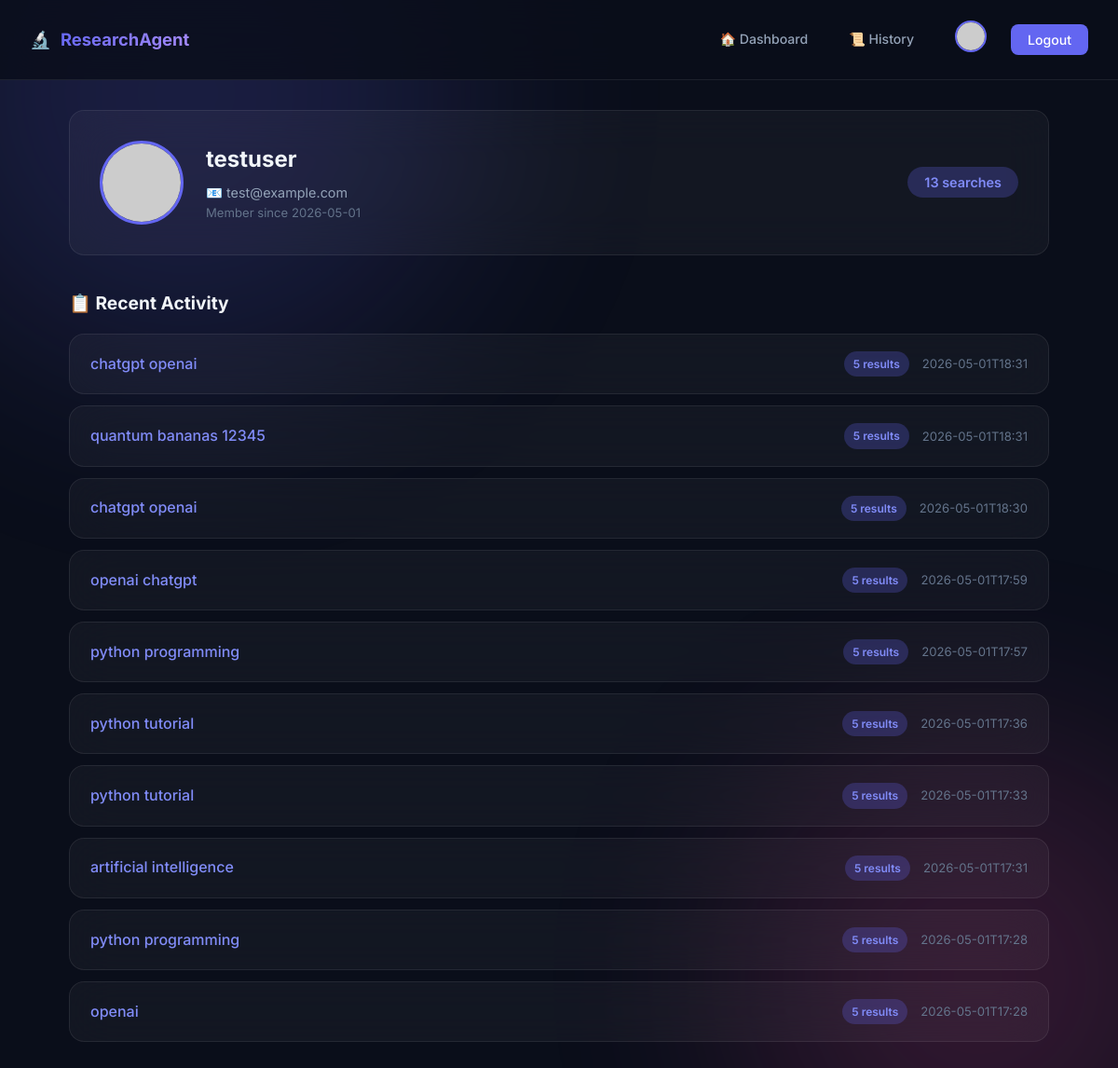
The app's page /profile (signed in) with its own data.
### tables this page shows
CREATE TABLE users (
    id          TEXT PRIMARY KEY,
    username    TEXT UNIQUE NOT NULL,
    email       TEXT UNIQUE NOT NULL,
    password    TEXT NOT NULL,
    avatar_seed TEXT NOT NULL,
    created_at  TEXT NOT NULL
);

CREATE TABLE search_history (
    id          TEXT PRIMARY KEY,
    user_id     TEXT NOT NULL REFERENCES users(id),
    query       TEXT NOT NULL,
    result_count INTEGER DEFAULT 0,
    created_at  TEXT NOT NULL
);

### app.py (the view)
@app.route("/profile")
@login_required
def profile():
    db = get_db()
    user = db.execute("SELECT * FROM users WHERE id = ?", (session["user_id"],)).fetchone()
    total_searches = db.execute(
        "SELECT COUNT(*) as c FROM search_history WHERE user_id = ?",
        (session["user_id"],),
    ).fetchone()["c"]
    recent = db.execute(
        "SELECT * FROM search_history WHERE user_id = ? ORDER BY created_at DESC LIMIT 10",
        (session["user_id"],),
    ).fetchall()
    return render_template(
        "profile.html",
        user=dict(user),
        total_searches=total_searches,
        recent_searches=[dict(r) for r in recent],
    )

### app.py (called while the page is built)
def get_db() -> sqlite3.Connection:
    if "db" not in g:
        db_path = app.config["DATABASE"]
        Path(db_path).parent.mkdir(parents=True, exist_ok=True)
        g.db = sqlite3.connect(db_path)
        g.db.row_factory = sqlite3.Row
        g.db.execute("PRAGMA journal_mode=WAL")
        g.db.execute("PRAGMA foreign_keys=ON")
    return g.db

def login_required(f):
    @wraps(f)
    def decorated(*args, **kwargs):
        if "user_id" not in session:
            flash("Please log in first.", "warning")
            return redirect(url_for("login"))
        return f(*args, **kwargs)
    return decorated

@app.context_processor
def inject_user():
    user = None
    if "user_id" in session:
        db = get_db()
        row = db.execute("SELECT * FROM users WHERE id = ?", (session["user_id"],)).fetchone()
        if row:
            user = dict(row)
    return {"current_user": user}

### templates/profile.html (shortened to what this page needs)
{% extends "base.html" %}
{% block content %}
<div class="container">
  <div class="profile-header glass">
    <img src="https://api.dicebear.com/7.x/thumbs/svg?seed={{ user.avatar_seed }}"
         alt="{{ user.username }}" class="profile-avatar" />
    <div class="profile-info">
      <h1>{{ user.username }}</h1>
      <p>📧 {{ user.email }}</p>
      <p style="font-size:.82rem;color:var(--text-muted);">Member since {{ user.created_at[:10] }}</p>
    </div>
    <div style="margin-left:auto;">
      <span class="badge" style="font-size:.9rem;padding:8px 18px;">{{ total_searches }} searches</span>
    </div>
  </div>
  <h2 class="section-title">📋 Recent Activity</h2>
  {% if recent_searches %}
  <div class="search-list">
    {% for s in recent_searches %}
    <a href="{{ url_for('search_detail', search_id=s.id) }}" class="search-item glass">
      <span class="query-text">{{ s.query }}</span>
      <div class="meta">
        <span class="badge">{{ s.result_count }} results</span>
        <span>{{ s.created_at[:16] }}</span>
      </div>
    </a>
    {% endfor %}
  </div>
  {% endif %}
</div>
{% endblock %}

### templates/base.html (shortened to what this page needs)
<!DOCTYPE html>
<html lang="en">
<head>
  <link rel="stylesheet" href="{{ url_for('static', filename='style.css') }}" />
</head>
<body>
  <nav class="navbar">
    <a href="{{ url_for('home') }}" class="logo">🔬 <span>ResearchAgent</span></a>
    <div class="nav-links">
      {% if current_user %}
        <a href="{{ url_for('dashboard') }}">🏠 <span class="label">Dashboard</span></a>
        <a href="{{ url_for('history') }}">📜 <span class="label">History</span></a>
        <a href="{{ url_for('profile') }}">
          <img src="https://api.dicebear.com/7.x/thumbs/svg?seed={{ current_user.avatar_seed }}" alt="avatar" class="nav-avatar" />
        </a>
        <button onclick="location.href='{{ url_for('logout') }}'" class="btn-accent" style="border-radius:8px;">Logout</button>
      {% else %}
        <a href="{{ url_for('login') }}">Login</a>
        <a href="{{ url_for('register') }}" class="btn-accent" style="border-radius:8px;">Sign Up</a>
      {% endif %}
    </div>
  </nav>
  {% block content %}{% endblock %}
</body>
</html>

### static/style.css (style rules this page uses)
*, *::before, *::after { box-sizing: border-box; margin: 0; padding: 0; }
:root { --bg-primary: #0a0e1a; --bg-secondary: #111827; --bg-card: rgba(17, 24, 39, 0.7); --bg-glass: rgba(255,255,255,0.04); --border-glass: rgba(255,255,255,0.08); --accent: #6366f1; --accent-light: #818cf8; --accent-glow: rgba(99,102,241,0.25); --success: #10b981; --danger: #ef4444; --warning: #f59e0b; --info: #3b82f6; --text-primary: #f1f5f9; --text-secondary: #94a3b8; --text-muted: #64748b; --radius: 16px; --radius-sm: 10px; --transition: 0.3s cubic-bezier(.4,0,.2,1); }
html { font-size: 16px; scroll-behavior: smooth; }
body { font-family: 'Inter', system-ui, sans-serif; background: var(--bg-primary); color: var(--text-primary); min-height: 100vh; line-height: 1.6; overflow-x: hidden; }
body::before, body::after { content: ''; position: fixed; border-radius: 50%; filter: blur(120px); opacity: .18; z-index: -1; animation: float 20s ease-in-out infinite; }
body::before { width: 600px; height: 600px; background: #6366f1; top: -200px; left: -100px; }
body::after { width: 500px; height: 500px; background: #ec4899; bottom: -150px; right: -100px; animation-delay: -10s; }
a { color: var(--accent-light); text-decoration: none; transition: color var(--transition); }
.glass { background: var(--bg-glass); backdrop-filter: blur(24px); -webkit-backdrop-filter: blur(24px); border: 1px solid var(--border-glass); border-radius: var(--radius); }
.navbar { position: sticky; top: 0; z-index: 100; display: flex; align-items: center; justify-content: space-between; padding: 14px 32px; background: rgba(10,14,26,0.82); backdrop-filter: blur(20px); border-bottom: 1px solid var(--border-glass); }
.navbar .logo { display: flex; align-items: center; gap: 10px; font-weight: 700; font-size: 1.15rem; }
.navbar .logo span { background: linear-gradient(135deg, var(--accent), #a78bfa); -webkit-background-clip: text; -webkit-text-fill-color: transparent; }
.nav-links { display: flex; align-items: center; gap: 8px; }
.nav-links a, .nav-links button { padding: 8px 18px; border-radius: 8px; font-size: .88rem; font-weight: 500; color: var(--text-secondary); border: none; background: none; cursor: pointer; transition: all var(--transition); font-family: inherit; }
.nav-links .btn-accent { background: var(--accent); color: #fff !important; }
.nav-avatar { width: 34px; height: 34px; border-radius: 50%; border: 2px solid var(--accent); }
.container { max-width: 1100px; margin: 0 auto; padding: 32px 24px; }
.section-title { font-size: 1.2rem; font-weight: 700; margin-bottom: 18px; display: flex; align-items: center; gap: 10px; }
.search-list { display: flex; flex-direction: column; gap: 12px; }
.search-item { display: flex; align-items: center; gap: 16px; padding: 18px 22px; transition: all var(--transition); }
.search-item .query-text { flex: 1; font-weight: 500; }
.search-item .meta { display: flex; align-items: center; gap: 14px; font-size: .82rem; color: var(--text-muted); }
.badge { padding: 4px 10px; border-radius: 20px; font-size: .75rem; font-weight: 600; background: var(--accent-glow); color: var(--accent-light); }
.profile-header { display: flex; align-items: center; gap: 24px; margin-bottom: 36px; padding: 32px; }
.profile-avatar { width: 90px; height: 90px; border-radius: 50%; border: 3px solid var(--accent); }
.profile-info h1 { font-size: 1.5rem; margin-bottom: 4px; }
.profile-info p { color: var(--text-secondary); font-size: .9rem; }

### records on screen
users: username "testuser", email "test@example.com", created_at "2026-05-01"
search_history: query "chatgpt openai", result_count "5", created_at "2026-05-01T18:31"
search_history: query "quantum bananas 12345", result_count "5", created_at "2026-05-01T18:31"
search_history: query "chatgpt openai", result_count "5", created_at "2026-05-01T18:30"
search_history: query "openai chatgpt", result_count "5", created_at "2026-05-01T17:59"
search_history: query "python programming", result_count "5", created_at "2026-05-01T17:57"
search_history: query "python tutorial", result_count "5", created_at "2026-05-01T17:36"
search_history: query "python tutorial", result_count "5", created_at "2026-05-01T17:33"
search_history: query "artificial intelligence", result_count "5", created_at "2026-05-01T17:31"
search_history: query "python programming", result_count "5", created_at "2026-05-01T17:28"
search_history: query "openai", result_count "5", created_at "2026-05-01T17:28"

### other values on screen
{{ total_searches }} "13"
